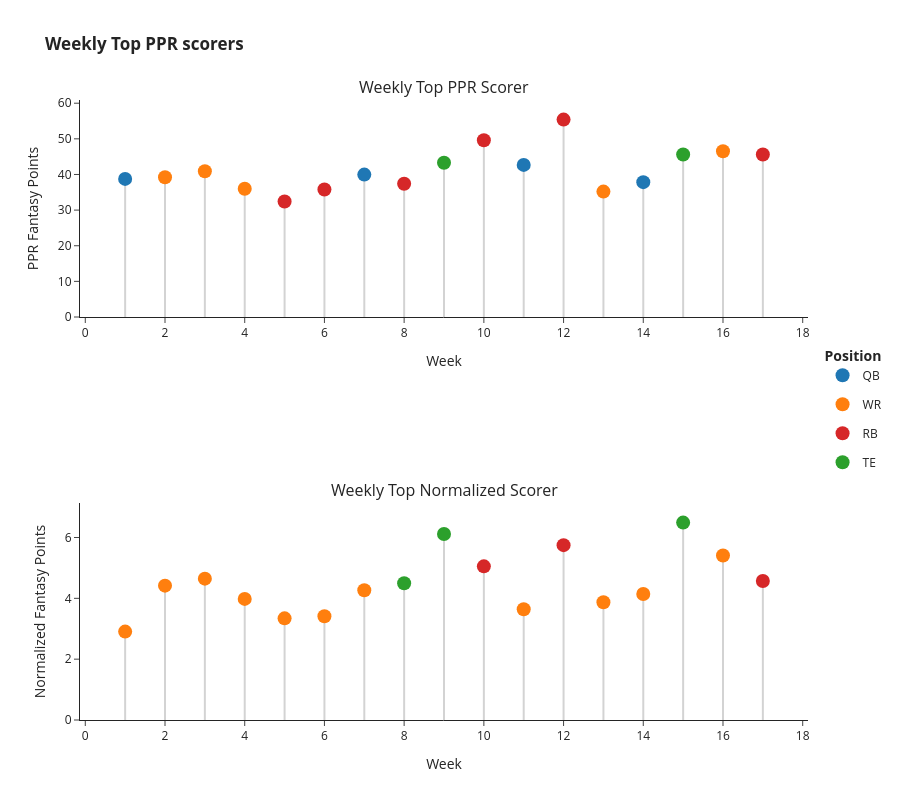

Notebook code cell kept with this figure:
### Code cell
def add_position_lollipops(row_idx, target_df, val_col, val_label, is_norm=False):
    # Group by position so each position generates a single cleaner legend entry
    for pos in target_df['position'].unique():
        pos_df = target_df[target_df['position'] == pos]
        color = position_color_map.get(pos, '#333333')
        
        # Draw the gray vertical stem lines for this position's points
        for _, row in pos_df.iterrows():
            fig.add_trace(
                go.Scatter(
                    x=[row['week'], row['week']],
                    y=[0, row[val_col]],
                    mode='lines',
                    line=dict(color='lightgray', width=2),
                    showlegend=False,
                    hoverinfo='skip'
                ),
                row=row_idx, col=1
            )
        
        # Prepare custom data (Name, Position, Image_URL)
        custom_data = list(zip(pos_df['player_name'], pos_df['position'], pos_df['headshot_url']))
        
        # Add lollipop marker heads
        fig.add_trace(
            go.Scatter(
                x=pos_df['week'],
                y=pos_df[val_col],
                mode='markers',
                marker=dict(size=14, color=color),
                name=pos,                       # Category name for the legend
                legendgroup=pos,                # Links same positions across subplots
                showlegend=(row_idx == 1),      # Only show legend once in the top plot to avoid duplicates
                customdata=custom_data,
                hovertemplate=create_hovertemplate(val_label, is_norm=is_norm)
            ),
            row=row_idx, col=1
        )

# --- TOP PLOT: Raw Values ---
add_position_lollipops(1, df_top_raw, 'fantasy_points_ppr', 'PPR Fantasy Points', is_norm=False)

# --- BOTTOM PLOT: Normalized Values ---
add_position_lollipops(2, df_top_norm, 'normalized_ppr', 'Normalized Fantasy Points', is_norm=True)

# 5. Layout Styling & Legend Placement
fig.update_layout(
    height=800,
    template="simple_white",
    title_text="<b>Weekly Top PPR scorers</b>",
    legend=dict(
        title="<b>Position</b>",
        x=1.02, 
        y=0.5,
        xanchor="left",
        yanchor="middle"
    ),
    hoverlabel=dict(
        bgcolor="white",
        font_size=12,
        font_family="Arial"
    )
)

# Axis configurations
fig.update_xaxes(title_text="Week", row=1, col=1)
fig.update_yaxes(title_text="PPR Fantasy Points", row=1, col=1, rangemode="tozero")

fig.update_xaxes(title_text="Week", row=2, col=1)
fig.update_yaxes(title_text="Normalized Fantasy Points", row=2, col=1, rangemode="tozero")

fig.show()

### Figure 1 — Plotly figure (JSON) as saved in the notebook; plotly's stock layout.template omitted (floating-point values rounded to 4 significant figures)
{"data": [{"hoverinfo": "skip", "line": {"color": "lightgray", "width": 2}, "mode": "lines", "showlegend": false, "type": "scatter", "x": [1, 1], "xaxis": "x", "y": [0, 38.76], "yaxis": "y"}, {"hoverinfo": "skip", "line": {"color": "lightgray", "width": 2}, "mode": "lines", "showlegend": false, "type": "scatter", "x": [7, 7], "xaxis": "x", "y": [0, 39.96], "yaxis": "y"}, {"hoverinfo": "skip", "line": {"color": "lightgray", "width": 2}, "mode": "lines", "showlegend": false, "type": "scatter", "x": [11, 11], "xaxis": "x", "y": [0, 42.68], "yaxis": "y"}, {"hoverinfo": "skip", "line": {"color": "lightgray", "width": 2}, "mode": "lines", "showlegend": false, "type": "scatter", "x": [14, 14], "xaxis": "x", "y": [0, 37.84], "yaxis": "y"}, {"customdata": [["J.Allen", "QB", "https://static.www.nfl.com/image/upload/f_auto,q_auto/league/mjwbioajzldkq1vzoz2d"], ["B.Nix", "QB", "https://static.www.nfl.com/image/upload/f_auto,q_auto/league/zvo9xatffmqn9lnukpgk"], ["J.Allen", "QB", "https://static.www.nfl.com/image/upload/f_auto,q_auto/league/mjwbioajzldkq1vzoz2d"], ["J.Allen", "QB", "https://static.www.nfl.com/image/upload/f_auto,q_auto/league/mjwbioajzldkq1vzoz2d"]], "hovertemplate": "<b>Name:</b> %{customdata[0]}<br><b>PPR Fantasy Points:</b> %{y}<br><b>Week:</b> %{x}<br><extra></extra>", "legendgroup": "QB", "marker": {"color": "#1f77b4", "size": 14}, "mode": "markers", "name": "QB", "showlegend": true, "type": "scatter", "x": [1, 7, 11, 14], "xaxis": "x", "y": [38.76, 39.96, 42.68, 37.84], "yaxis": "y"}, {"hoverinfo": "skip", "line": {"color": "lightgray", "width": 2}, "mode": "lines", "showlegend": false, "type": "scatter", "x": [2, 2], "xaxis": "x", "y": [0, 39.2], "yaxis": "y"}, {"hoverinfo": "skip", "line": {"color": "lightgray", "width": 2}, "mode": "lines", "showlegend": false, "type": "scatter", "x": [3, 3], "xaxis": "x", "y": [0, 40.9], "yaxis": "y"}, {"hoverinfo": "skip", "line": {"color": "lightgray", "width": 2}, "mode": "lines", "showlegend": false, "type": "scatter", "x": [4, 4], "xaxis": "x", "y": [0, 36], "yaxis": "y"}, {"hoverinfo": "skip", "line": {"color": "lightgray", "width": 2}, "mode": "lines", "showlegend": false, "type": "scatter", "x": [13, 13], "xaxis": "x", "y": [0, 35.2], "yaxis": "y"}, {"hoverinfo": "skip", "line": {"color": "lightgray", "width": 2}, "mode": "lines", "showlegend": false, "type": "scatter", "x": [16, 16], "xaxis": "x", "y": [0, 46.5], "yaxis": "y"}, {"customdata": [["A.St. Brown", "WR", "https://static.www.nfl.com/image/upload/f_auto,q_auto/league/fd8nwhm6pvxfyzphzl6i"], ["T.Tucker", "WR", "https://static.www.nfl.com/image/upload/f_auto,q_auto/league/hazzk3hrcequzosdgzgv"], ["P.Nacua", "WR", "https://static.www.nfl.com/image/upload/f_auto,q_auto/league/ipy6qw7hdygdfc8k86ba"], ["A.Brown", "WR", "https://static.www.nfl.com/image/upload/f_auto,q_auto/league/qfhvjyssf0lwsh0kienp"], ["P.Nacua", "WR", "https://static.www.nfl.com/image/upload/f_auto,q_auto/league/ipy6qw7hdygdfc8k86ba"]], "hovertemplate": "<b>Name:</b> %{customdata[0]}<br><b>PPR Fantasy Points:</b> %{y}<br><b>Week:</b> %{x}<br><extra></extra>", "legendgroup": "WR", "marker": {"color": "#ff7f0e", "size": 14}, "mode": "markers", "name": "WR", "showlegend": true, "type": "scatter", "x": [2, 3, 4, 13, 16], "xaxis": "x", "y": [39.2, 40.9, 36.0, 35.2, 46.5], "yaxis": "y"}, {"hoverinfo": "skip", "line": {"color": "lightgray", "width": 2}, "mode": "lines", "showlegend": false, "type": "scatter", "x": [5, 5], "xaxis": "x", "y": [0, 32.4], "yaxis": "y"}, {"hoverinfo": "skip", "line": {"color": "lightgray", "width": 2}, "mode": "lines", "showlegend": false, "type": "scatter", "x": [6, 6], "xaxis": "x", "y": [0, 35.8], "yaxis": "y"}, {"hoverinfo": "skip", "line": {"color": "lightgray", "width": 2}, "mode": "lines", "showlegend": false, "type": "scatter", "x": [8, 8], "xaxis": "x", "y": [0, 37.4], "yaxis": "y"}, {"hoverinfo": "skip", "line": {"color": "lightgray", "width": 2}, "mode": "lines", "showlegend": false, "type": "scatter", "x": [10, 10], "xaxis": "x", "y": [0, 49.6], "yaxis": "y"}, {"hoverinfo": "skip", "line": {"color": "lightgray", "width": 2}, "mode": "lines", "showlegend": false, "type": "scatter", "x": [12, 12], "xaxis": "x", "y": [0, 55.4], "yaxis": "y"}, {"hoverinfo": "skip", "line": {"color": "lightgray", "width": 2}, "mode": "lines", "showlegend": false, "type": "scatter", "x": [17, 17], "xaxis": "x", "y": [0, 45.6], "yaxis": "y"}, {"customdata": [["R.Dowdle", "RB", "https://static.www.nfl.com/image/upload/f_auto,q_auto/league/mx2bxccuzmdvzbksypws"], ["B.Robinson", "RB", "https://static.www.nfl.com/image/upload/f_auto,q_auto/league/esii5yb8yn9edboi4mlq"], ["J.Taylor", "RB", "https://static.www.nfl.com/image/upload/f_auto,q_auto/league/yw46ky6akdm7h7siofu8"], ["J.Taylor", "RB", "https://static.www.nfl.com/image/upload/f_auto,q_auto/league/yw46ky6akdm7h7siofu8"], ["J.Gibbs", "RB", "https://static.www.nfl.com/image/upload/f_auto,q_auto/league/cursejnmmp1i9hnxihkj"], ["D.Henry", "RB", "https://static.www.nfl.com/image/upload/f_auto,q_auto/league/tm79x0iknqg6hms3ypyt"]], "hovertemplate": "<b>Name:</b> %{customdata[0]}<br><b>PPR Fantasy Points:</b> %{y}<br><b>Week:</b> %{x}<br><extra></extra>", "legendgroup": "RB", "marker": {"color": "#d62728", "size": 14}, "mode": "markers", "name": "RB", "showlegend": true, "type": "scatter", "x": [5, 6, 8, 10, 12, 17], "xaxis": "x", "y": [32.4, 35.8, 37.4, 49.6, 55.4, 45.6], "yaxis": "y"}, {"hoverinfo": "skip", "line": {"color": "lightgray", "width": 2}, "mode": "lines", "showlegend": false, "type": "scatter", "x": [9, 9], "xaxis": "x", "y": [0, 43.3], "yaxis": "y"}, {"hoverinfo": "skip", "line": {"color": "lightgray", "width": 2}, "mode": "lines", "showlegend": false, "type": "scatter", "x": [15, 15], "xaxis": "x", "y": [0, 45.6], "yaxis": "y"}, {"customdata": [["B.Bowers", "TE", "https://static.www.nfl.com/image/upload/f_auto,q_auto/league/waorceny0ggpaeckaol8"], ["K.Pitts", "TE", "https://static.www.nfl.com/image/upload/f_auto,q_auto/league/xczipzxvytnmvgznhhb4"]], "hovertemplate": "<b>Name:</b> %{customdata[0]}<br><b>PPR Fantasy Points:</b> %{y}<br><b>Week:</b> %{x}<br><extra></extra>", "legendgroup": "TE", "marker": {"color": "#2ca02c", "size": 14}, "mode": "markers", "name": "TE", "showlegend": true, "type": "scatter", "x": [9, 15], "xaxis": "x", "y": [43.3, 45.6], "yaxis": "y"}, {"hoverinfo": "skip", "line": {"color": "lightgray", "width": 2}, "mode": "lines", "showlegend": false, "type": "scatter", "x": [1, 1], "xaxis": "x2", "y": [0, 2.907], "yaxis": "y2"}, {"hoverinfo": "skip", "line": {"color": "lightgray", "width": 2}, "mode": "lines", "showlegend": false, "type": "scatter", "x": [2, 2], "xaxis": "x2", "y": [0, 4.417], "yaxis": "y2"}, {"hoverinfo": "skip", "line": {"color": "lightgray", "width": 2}, "mode": "lines", "showlegend": false, "type": "scatter", "x": [3, 3], "xaxis": "x2", "y": [0, 4.648], "yaxis": "y2"}, {"hoverinfo": "skip", "line": {"color": "lightgray", "width": 2}, "mode": "lines", "showlegend": false, "type": "scatter", "x": [4, 4], "xaxis": "x2", "y": [0, 3.981], "yaxis": "y2"}, {"hoverinfo": "skip", "line": {"color": "lightgray", "width": 2}, "mode": "lines", "showlegend": false, "type": "scatter", "x": [5, 5], "xaxis": "x2", "y": [0, 3.342], "yaxis": "y2"}, {"hoverinfo": "skip", "line": {"color": "lightgray", "width": 2}, "mode": "lines", "showlegend": false, "type": "scatter", "x": [6, 6], "xaxis": "x2", "y": [0, 3.41], "yaxis": "y2"}, {"hoverinfo": "skip", "line": {"color": "lightgray", "width": 2}, "mode": "lines", "showlegend": false, "type": "scatter", "x": [7, 7], "xaxis": "x2", "y": [0, 4.267], "yaxis": "y2"}, {"hoverinfo": "skip", "line": {"color": "lightgray", "width": 2}, "mode": "lines", "showlegend": false, "type": "scatter", "x": [11, 11], "xaxis": "x2", "y": [0, 3.641], "yaxis": "y2"}, {"hoverinfo": "skip", "line": {"color": "lightgray", "width": 2}, "mode": "lines", "showlegend": false, "type": "scatter", "x": [13, 13], "xaxis": "x2", "y": [0, 3.872], "yaxis": "y2"}, {"hoverinfo": "skip", "line": {"color": "lightgray", "width": 2}, "mode": "lines", "showlegend": false, "type": "scatter", "x": [14, 14], "xaxis": "x2", "y": [0, 4.144], "yaxis": "y2"}, {"hoverinfo": "skip", "line": {"color": "lightgray", "width": 2}, "mode": "lines", "showlegend": false, "type": "scatter", "x": [16, 16], "xaxis": "x2", "y": [0, 5.409], "yaxis": "y2"}, {"customdata": [["Z.Flowers", "WR", "https://static.www.nfl.com/image/upload/f_auto,q_auto/league/xzhto2dejy2pflkfx40c"], ["A.St. Brown", "WR", "https://static.www.nfl.com/image/upload/f_auto,q_auto/league/fd8nwhm6pvxfyzphzl6i"], ["T.Tucker", "WR", "https://static.www.nfl.com/image/upload/f_auto,q_auto/league/hazzk3hrcequzosdgzgv"], ["P.Nacua", "WR", "https://static.www.nfl.com/image/upload/f_auto,q_auto/league/ipy6qw7hdygdfc8k86ba"], ["E.Egbuka", "WR", "https://static.www.nfl.com/image/upload/f_auto,q_auto/league/z224kbzs62rjuykc0vha"], ["D.London", "WR", "https://static.www.nfl.com/image/upload/f_auto,q_auto/league/mcllowcfrmmdeo4zy3g1"], ["J.Chase", "WR", "https://static.www.nfl.com/image/upload/f_auto,q_auto/league/qya3dtjb5kgofcuj2tuw"], ["Mi.Wilson", "WR", "https://static.www.nfl.com/image/upload/f_auto,q_auto/league/hm2b9z4zujjmbiyldh8n"], ["A.Brown", "WR", "https://static.www.nfl.com/image/upload/f_auto,q_auto/league/qfhvjyssf0lwsh0kienp"], ["M.Wilson", "WR", "https://static.www.nfl.com/image/upload/f_auto,q_auto/league/hm2b9z4zujjmbiyldh8n"], ["P.Nacua", "WR", "https://static.www.nfl.com/image/upload/f_auto,q_auto/league/ipy6qw7hdygdfc8k86ba"]], "hovertemplate": "<b>Name:</b> %{customdata[0]}<br><b>Normalized Fantasy Points:</b> %{y:.2f}<br><b>Week:</b> %{x}<br><extra></extra>", "legendgroup": "WR", "marker": {"color": "#ff7f0e", "size": 14}, "mode": "markers", "name": "WR", "showlegend": false, "type": "scatter", "x": [1, 2, 3, 4, 5, 6, 7, 11, 13, 14, 16], "xaxis": "x2", "y": [2.907, 4.417, 4.648, 3.981, 3.342, 3.41, 4.267, 3.641, 3.872, 4.144, 5.409], "yaxis": "y2"}, {"hoverinfo": "skip", "line": {"color": "lightgray", "width": 2}, "mode": "lines", "showlegend": false, "type": "scatter", "x": [8, 8], "xaxis": "x2", "y": [0, 4.494], "yaxis": "y2"}, {"hoverinfo": "skip", "line": {"color": "lightgray", "width": 2}, "mode": "lines", "showlegend": false, "type": "scatter", "x": [9, 9], "xaxis": "x2", "y": [0, 6.117], "yaxis": "y2"}, {"hoverinfo": "skip", "line": {"color": "lightgray", "width": 2}, "mode": "lines", "showlegend": false, "type": "scatter", "x": [15, 15], "xaxis": "x2", "y": [0, 6.49], "yaxis": "y2"}, {"customdata": [["T.Kraft", "TE", "https://static.www.nfl.com/image/upload/f_auto,q_auto/league/n6vu44jbq31rydoaadaq"], ["B.Bowers", "TE", "https://static.www.nfl.com/image/upload/f_auto,q_auto/league/waorceny0ggpaeckaol8"], ["K.Pitts", "TE", "https://static.www.nfl.com/image/upload/f_auto,q_auto/league/xczipzxvytnmvgznhhb4"]], "hovertemplate": "<b>Name:</b> %{customdata[0]}<br><b>Normalized Fantasy Points:</b> %{y:.2f}<br><b>Week:</b> %{x}<br><extra></extra>", "legendgroup": "TE", "marker": {"color": "#2ca02c", "size": 14}, "mode": "markers", "name": "TE", "showlegend": false, "type": "scatter", "x": [8, 9, 15], "xaxis": "x2", "y": [4.494, 6.117, 6.49], "yaxis": "y2"}, {"hoverinfo": "skip", "line": {"color": "lightgray", "width": 2}, "mode": "lines", "showlegend": false, "type": "scatter", "x": [10, 10], "xaxis": "x2", "y": [0, 5.051], "yaxis": "y2"}, {"hoverinfo": "skip", "line": {"color": "lightgray", "width": 2}, "mode": "lines", "showlegend": false, "type": "scatter", "x": [12, 12], "xaxis": "x2", "y": [0, 5.749], "yaxis": "y2"}, {"hoverinfo": "skip", "line": {"color": "lightgray", "width": 2}, "mode": "lines", "showlegend": false, "type": "scatter", "x": [17, 17], "xaxis": "x2", "y": [0, 4.57], "yaxis": "y2"}, {"customdata": [["J.Taylor", "RB", "https://static.www.nfl.com/image/upload/f_auto,q_auto/league/yw46ky6akdm7h7siofu8"], ["J.Gibbs", "RB", "https://static.www.nfl.com/image/upload/f_auto,q_auto/league/cursejnmmp1i9hnxihkj"], ["D.Henry", "RB", "https://static.www.nfl.com/image/upload/f_auto,q_auto/league/tm79x0iknqg6hms3ypyt"]], "hovertemplate": "<b>Name:</b> %{customdata[0]}<br><b>Normalized Fantasy Points:</b> %{y:.2f}<br><b>Week:</b> %{x}<br><extra></extra>", "legendgroup": "RB", "marker": {"color": "#d62728", "size": 14}, "mode": "markers", "name": "RB", "showlegend": false, "type": "scatter", "x": [10, 12, 17], "xaxis": "x2", "y": [5.051, 5.749, 4.57], "yaxis": "y2"}], "layout": {"annotations": [{"font": {"size": 16}, "showarrow": false, "text": "Weekly Top PPR Scorer", "x": 0.5, "xanchor": "center", "xref": "paper", "y": 1.0, "yanchor": "bottom", "yref": "paper"}, {"font": {"size": 16}, "showarrow": false, "text": "Weekly Top Normalized Scorer", "x": 0.5, "xanchor": "center", "xref": "paper", "y": 0.35, "yanchor": "bottom", "yref": "paper"}], "height": 800, "hoverlabel": {"bgcolor": "white", "font": {"family": "Arial", "size": 12}}, "legend": {"title": {"text": "<b>Position</b>"}, "x": 1.02, "xanchor": "left", "y": 0.5, "yanchor": "middle"}, "title": {"text": "<b>Weekly Top PPR scorers</b>"}, "xaxis": {"anchor": "y", "domain": [0, 1], "title": {"text": "Week"}}, "xaxis2": {"anchor": "y2", "domain": [0, 1], "title": {"text": "Week"}}, "yaxis": {"anchor": "x", "domain": [0.65, 1.0], "rangemode": "tozero", "title": {"text": "PPR Fantasy Points"}}, "yaxis2": {"anchor": "x2", "domain": [0, 0.35], "rangemode": "tozero", "title": {"text": "Normalized Fantasy Points"}}}}
